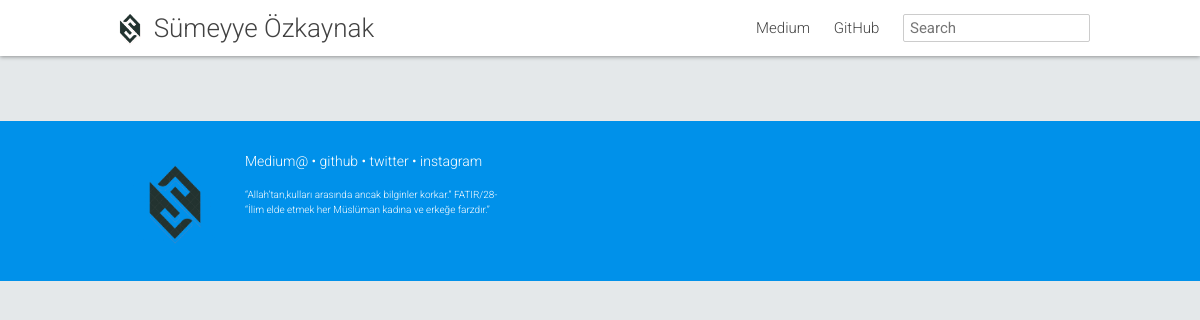
The app's page /myworkandresearch/, older data.
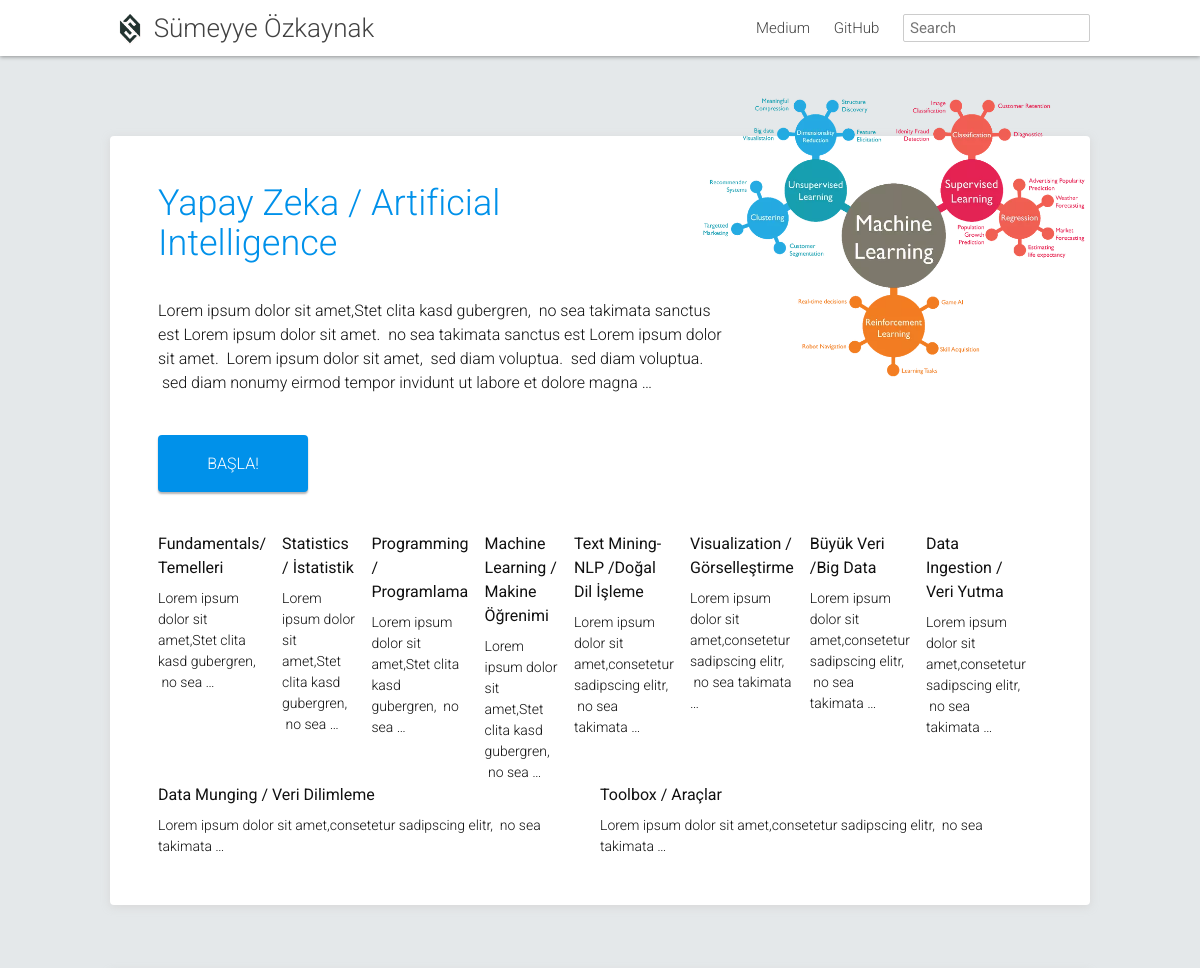
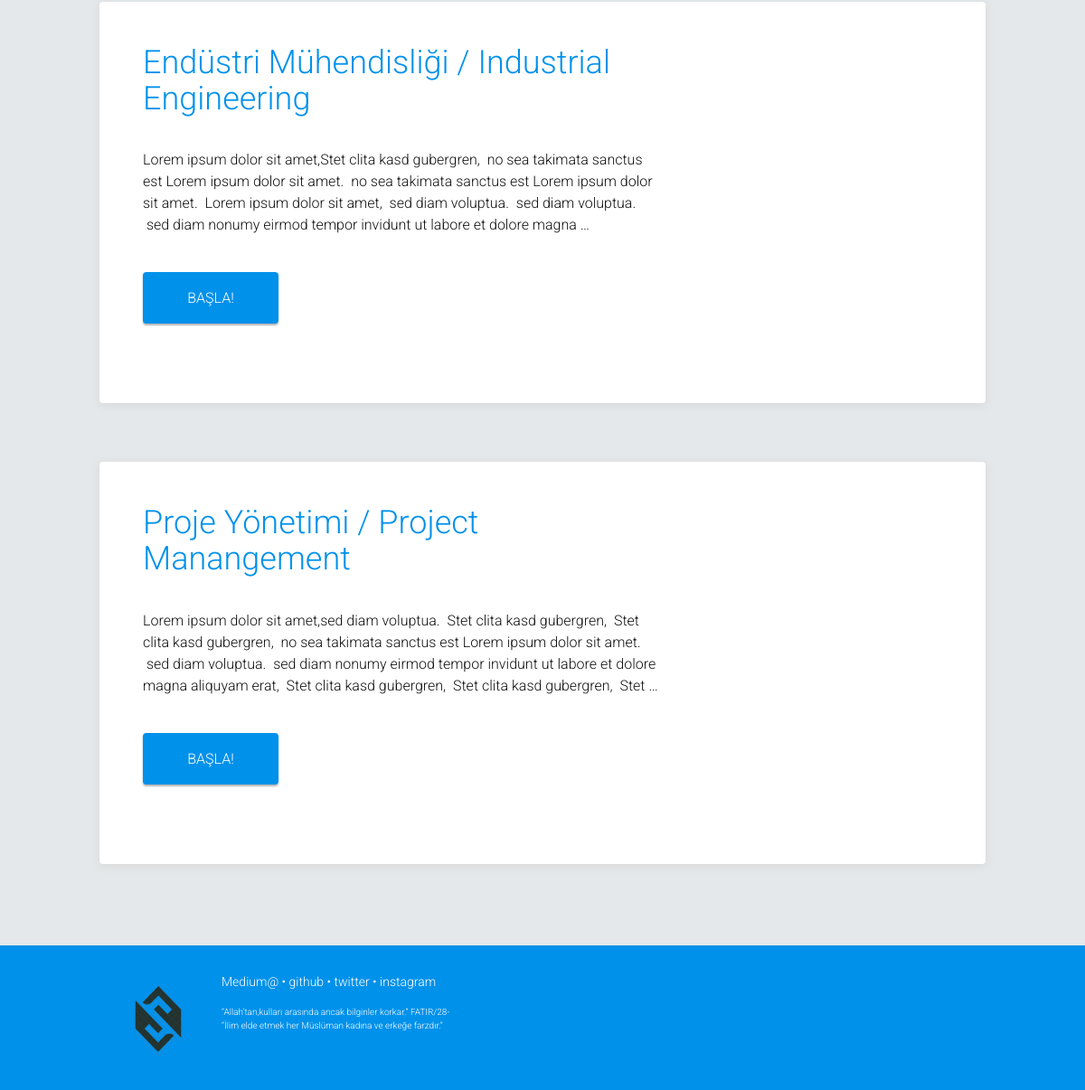
The same page, newer data (2 pictures, top to bottom).
### myworkandresearch/models.py (models this page shows, shortened)
class Category(models.Model):
    name = models.CharField(max_length=200, verbose_name='Kategori Adı')
    slug = models.SlugField(unique=True, max_length=210, verbose_name='Kategori Url', editable=False)
    text = RichTextField(verbose_name='Kategori Metni')
    image = models.ImageField(null=True, blank=True)
    class Meta:
        ordering = ['id']

class Subject(models.Model):
    name = models.CharField(max_length=200, verbose_name='Konu Adı')
    slug = models.SlugField(unique=True, max_length=210, verbose_name='Konu Url', editable=False)
    text = RichTextField(verbose_name='Konu Metni')
    category_name = models.ForeignKey('Category', on_delete=models.CASCADE, verbose_name='Kategori Adı')
    class Meta:
        ordering = ['id']

### myworkandresearch/views.py (the view)
# urls.py: url(r'^myworkandresearch/', include('myworkandresearch.urls')),
def myworkandresearch(request):
    categories = Category.objects.all()
    subjects = Subject.objects.all()
    context={
        'categories': categories,
        'subjects':subjects,
    }
    return render(request, 'myworkandresearch/myworkandresearch.html', context)

### templates/myworkandresearch/myworkandresearch.html
{% extends 'base.html' %}
{% load static %}
{% block body_name %} class="homepage" {% endblock %}
{% block header %}
             <a class="page-link" href="https://medium.com/@sumozkaynak">Medium</a>
             <a class="page-link" href="https://github.com/sozkaynak">GitHub</a>
{% endblock %}
{% block content %}
    <div class="container-fluid contents">
      <div class="row">
      <div class="col-sm-12 main-contents">
          <div class="main-contents-body">
            {% for category in categories %}
                <article class="post-content">
                    {% if category.image %}
                     <div class="homepage__illustration"><img src="{{ category.image.url }}" class="homepage__illustration--image" alt="{{ category.name }}" /></div>
                    {% endif %}
                    <section class="homepage__key_points card">
                    <h1 class="homepage__title">
                         {{category.name}}
                    </h1>
                    <div class="homepage__tagline">
                        {{category.text|safe|linebreaksbr|truncatewords:50}}
                     </div>
                     <div class="homepage__button_row">
                         <a href="{% url 'myworkandresearch:category' category_slug=category.slug %}"  class="get-started-button">BAŞLA!</a>
                     </div>
                     <div class="key-points">
                    {% for subject in category.subject_set.all%}
                        <div class="homepage__key_point">
                                <div class="homepage__key_point_title">{{subject.name}}</div>
                                <p>{{subject.text|truncatewords:10|safe}}</p>
                        </div>
                    {% endfor %}
                     </div>
                 </section>
                </article>
            {% endfor %}
          </div>
      </div>
      </div>
    </div>
{% endblock %}
{% block footer %}
            <footer class="site-footer">
              <div class="container-fluid">
                <div class="row">
                  <div class="col-sm-12">
                    <div class="logo">
                      <img src="{% static 'images/logoweb.png' %}" alt="Logo" width="100" height="100">
                    </div>
                      <p class="site-footer__link-list">
                        <a href="https://medium.com/@sumozkaynak">Medium@</a> &bull;
                        <a href="https://github.com/sozkaynak/">github</a> &bull;
                        <a href="https://twitter.com/sumeyyeozkaynak">twitter</a> &bull;
                        <a href="https://instagram.com/afafet">instagram</a>
                      </p>
                      <p class="licenses">
                         “Allah’tan,kulları arasında ancak bilginler korkar.” FATIR/28- <br>
                         “İlim elde etmek her Müslüman kadına ve erkeğe farzdır.”
                      </p>
                  </div>
                </div>
              </div>
            </footer>
{% endblock %}

### templates/base.html (shortened to what this page needs)
{% load static %}
<!DOCTYPE html>
<html lang="tr">
  <head>
  <link rel="stylesheet" href="{% static 'css/lavish-bootstrap.css' %}">
  <link rel="stylesheet" href="{% static 'css/main.css' %}">
</head>
  <body {% block body_name %} {% endblock %}>
        <header class="site-header">
  <div class="container-fluid header-contents">
    <div class="row">
      <div class="col-md-12">
        <img src="{% static 'images/logoweb.png' %}" alt="logo.png" width="40" height="40" style="vertical-align:middle">
        <a class="site-title" href="/">Sümeyye Özkaynak</a>
        <nav class="site-nav">
          <div class="trigger">
             {% block header %} {% endblock %}
            <form action="/search/" class="nav-searchbox" id="cse-search-box" style="display: inline">
              <input type="search" name="q" id="q" autocomplete="off" placeholder="Search">
            </form>
          </div>
        </nav>
      </div>
    </div>
  </div>
</header>
        {% block content %}
        {% endblock %}
        {% block footer %}
        {% endblock %}
    <link rel="stylesheet" type="text/css" href="https://maxcdn.bootstrapcdn.com/font-awesome/4.5.0/css/font-awesome.min.css">
  </body>
</html>

Row changes from the older to the newer data that the page shows:
added Category: image (picture), name "Yapay Zeka / Artificial Intelligence", text "Lorem ipsum dolor sit amet,Stet clita kasd gubergren, no sea takimata sanctus est Lorem ipsum dolor sit amet. no sea takimata sanctus est Lorem ipsum dolor sit amet. Lorem ipsum dolor sit amet, sed diam voluptua. sed diam voluptua. sed diam nonumy eirmod tempor invidunt ut labore et dolore magna …"
added Subject: name "Fundamentals/ Temelleri", text "Lorem ipsum dolor sit amet,Stet clita kasd gubergren, no sea …"
added Subject: name "Statistics / İstatistik", text "Lorem ipsum dolor sit amet,Stet clita kasd gubergren, no sea …"
added Subject: name "Programming / Programlama", text "Lorem ipsum dolor sit amet,Stet clita kasd gubergren, no sea …"
added Subject: name "Machine Learning / Makine Öğrenimi", text "Lorem ipsum dolor sit amet,Stet clita kasd gubergren, no sea …"
added Subject: name "Text Mining- NLP /Doğal Dil İşleme", text "Lorem ipsum dolor sit amet,consetetur sadipscing elitr, no sea takimata …"
added Subject: name "Visualization / Görselleştirme", text "Lorem ipsum dolor sit amet,consetetur sadipscing elitr, no sea takimata …"
added Subject: name "Büyük Veri /Big Data", text "Lorem ipsum dolor sit amet,consetetur sadipscing elitr, no sea takimata …"
added Subject: name "Data Ingestion / Veri Yutma", text "Lorem ipsum dolor sit amet,consetetur sadipscing elitr, no sea takimata …"
added Subject: name "Data Munging / Veri Dilimleme", text "Lorem ipsum dolor sit amet,consetetur sadipscing elitr, no sea takimata …"
added Subject: name "Toolbox / Araçlar", text "Lorem ipsum dolor sit amet,consetetur sadipscing elitr, no sea takimata …"
added Category: name "Endüstri Mühendisliği / Industrial Engineering", text "Lorem ipsum dolor sit amet,Stet clita kasd gubergren, no sea takimata sanctus est Lorem ipsum dolor sit amet. no sea takimata sanctus est Lorem ipsum dolor sit amet. Lorem ipsum dolor sit amet, sed diam voluptua. sed diam voluptua. sed diam nonumy eirmod tempor invidunt ut labore et dolore magna …"
added Category: name "Proje Yönetimi / Project Manangement", text "Lorem ipsum dolor sit amet,sed diam voluptua. Stet clita kasd gubergren, Stet clita kasd gubergren, no sea takimata sanctus est Lorem ipsum dolor sit amet. sed diam voluptua. sed diam nonumy eirmod tempor invidunt ut labore et dolore magna aliquyam erat, Stet clita kasd gubergren, Stet clita kasd gubergren, Stet …"
